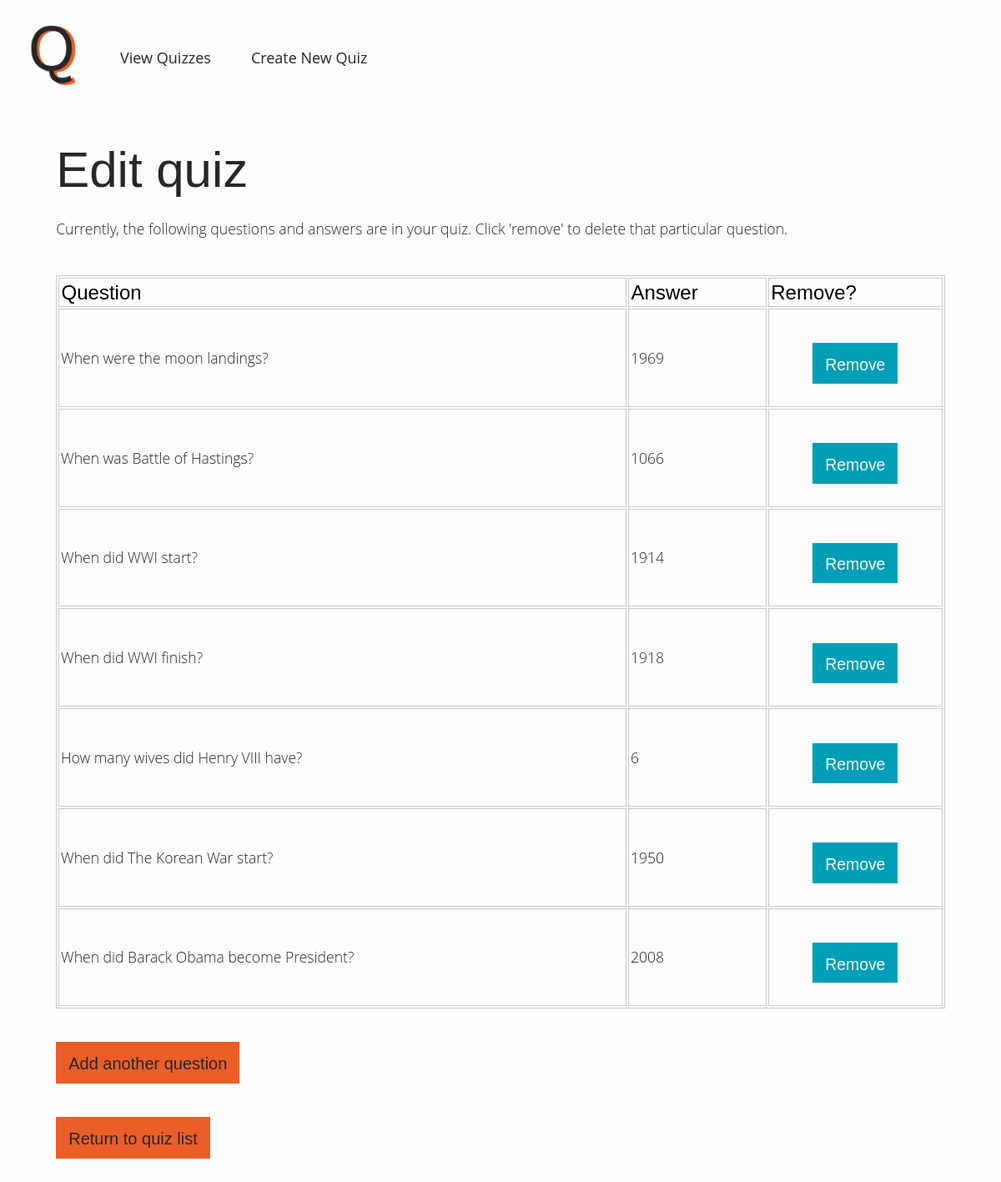
Page /edit/1 on the earlier database version.
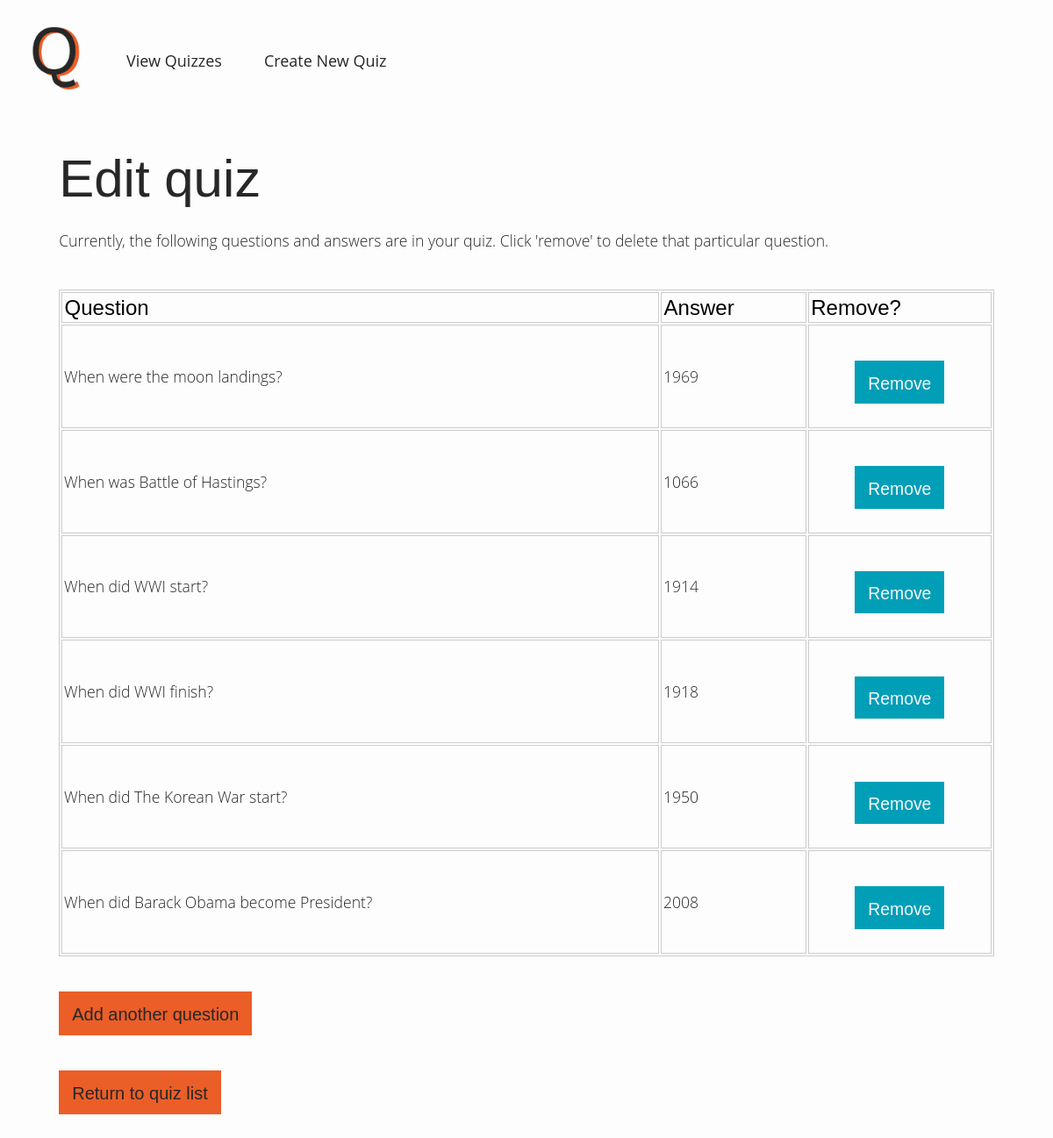
Same page on the later database version.
### app/models.py (models this page shows, shortened)
class Question(db.Model):
    id = db.Column(db.Integer, primary_key=True)
    question = db.Column(db.String(120), index=True, unique=False)
    answer = db.Column(db.String(120), index=True, unique=False)
    quiz_id = db.Column(db.Integer, db.ForeignKey("quiz.id"))

### app/routes.py (the view, shortened to what this page needs)
@app.route("/edit/<quiz_id>", methods=["GET", "POST"])
def edit(quiz_id):
	questions = Question.query.filter(Question.quiz_id==quiz_id)
	return render_template("edit.html", questions=questions, quiz_id=quiz_id)

### app/templates/edit.html (shortened to what this page needs)
{% extends "base.html" %}
{% block body %}
	<div class="quiz">
		<h1>Edit quiz</h1>
		<p class="tagline">Currently, the following questions and answers are in your quiz. Click 'remove' to delete that particular question.</p>
		<table id="edit-question-table">
			<tr>
				<th>Question</th>
				<th>Answer</th>
				<th>Remove?</th>
			</tr>
			{% for question in questions %}
				<tr>
					<td>{{ question.question }}</td>
					<td>{{ question.answer }}</td>
					<td>
						<form method="POST" action="/delete">
							<div id="remove-question">
								<input type="submit" value="Remove">
							</div>
						</form>
					</td>
				</tr>
			{% endfor %}
		</table>
		<button><a href="/add/{{ quiz_id }}">Add another question</a></button><br>
		<button><a href="/show-quizzes">Return to quiz list</a></button><br>
	</div>
{% endblock %}

### app/templates/base.html (shortened to what this page needs)
<!DOCTYPE html>
<html>
<head>
	<link rel="stylesheet" href="{{ url_for('static', filename='css/main.css') }}"/>
</head>
<body>
	<div class="topnav">
		<a href="/"><img src="{{ url_for('static', filename='images/logo.png') }}"></a>
		<a href="/">View Quizzes</a>
		<a href="/create">Create New Quiz</a>
	</div>
	{% block body %}
	{% endblock %}
</body>
</html>

### app/static/css/main.css (style rules this page uses)
body { align-items: left; background-color: #FDFDFD; }
h1 { font-family: Work Sans, sans-serif; font-weight: 300; font-size: 3.75em; margin-bottom: 0.4em; color: #272727; }
p { font-family: Open Sans, sans-serif; margin-bottom: 0px; font-size: 1.1em; font-weight: 300; color: #272727; }
a { text-decoration: none; color: #272727; }
input { width: 100%; margin-bottom: 1.3em; }
input[type="submit"], textarea, button { background-color: #EB5E28; border: none; padding: 0.75em; height: 2.5em; margin-top: 2em; font-family: Work Sans, sans-serif; font-weight: 400; font-size: 1.25em; text-decoration: none; color: #272727; }
.quiz { margin-left: 5%; margin-right: 5%; margin-bottom: 5%; }
.tagline { margin-bottom: 2.5em; }
.topnav { overflow: hidden; display: flex; align-items: center; }
.topnav a { float: left; color: #272727; text-align: center; padding: 18px 24px; text-decoration: none; font-size: 18px; vertical-align: middle; font-family: 'Open Sans'; font-weight: 400; }
.topnav a img { height: auto; width: auto; max-height: 80px; max-width: 160px; }
table { width: 100%; }
th, td { padding: 0.1em; text-align: left; }
th { font-family: Work Sans, sans-serif; font-weight: 500; font-size: 1.5em; }
td { font-family: Open Sans, sans-serif; margin-bottom: 0px; font-size: 1.1em; font-weight: 300; }
#remove-question { width: 50%; margin-left: 25%; }
#remove-question input[type="submit"] { width: 100%; background-color: #009FB7; color: #f7f7f7; font-weight: 300; font-size: 1.1em; }
#edit-question-table, tr, td, th { border: 1px solid #ccc; }
#edit-question-table td { font-family: Open Sans, sans-serif; margin-bottom: 0px; font-size: 1.1em; font-weight: 300; color: #272727; }

Differences in the rows shown:
removed Question: question "How many wives did Henry VIII have?", answer "6"
